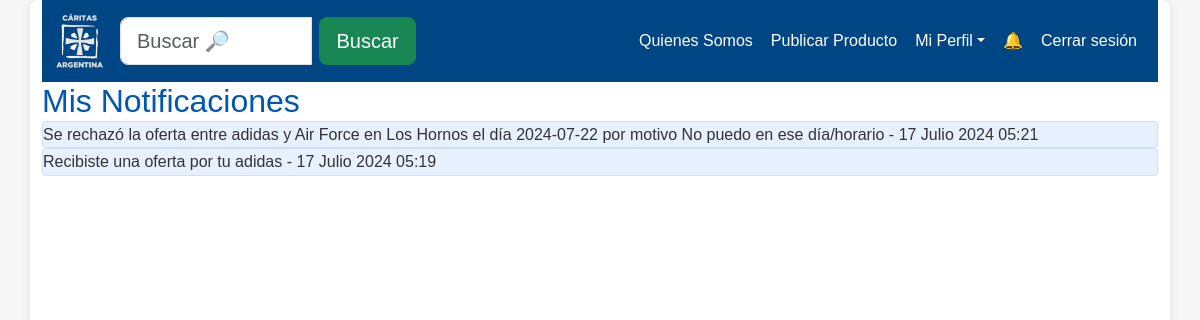
The app's page /notificaciones (signed in) with its own data.
### intercambios_caritas/models.py (models this page shows, shortened)
class Notificacion(models.Model):
    mensaje = models.TextField()
    dueño = models.ForeignKey(Usuario, on_delete=models.CASCADE)
    fecha = models.DateTimeField(default=timezone.now)
    leida = models.BooleanField(default=False)

### intercambios_caritas/views.py (the view)
# urls.py: path('notificaciones', views.listar_notificaciones, name='listar_notificaciones'),
@login_required
def listar_notificaciones(request):
    notificaciones = Notificacion.objects.filter(dueño=request.user).order_by('-fecha')
    context = {
        'notificaciones': notificaciones
    }
    return render(request, 'notificaciones/listar_notificaciones.html', context)

### intercambios_caritas/models.py (called while the page is built)
    def isAdmin(self):
        return self.rol.upper() == 'ADMINISTRADOR'

    def isModerador(self):
        return self.rol.upper() == 'MODERADOR'

### templates/notificaciones/listar_notificaciones.html (shortened to what this page needs)
{% extends 'layouts/base.html' %}
{% block content %}
{% include 'layouts/navbar.html' %}
    <h2>Mis Notificaciones</h2>
    <ul>
        {% for notificacion in notificaciones %}
            <li {% if notificacion.leida %}class="leida"{% endif %}>
                {{ notificacion.mensaje }} - {{ notificacion.fecha }}
            </li>
        {% empty %}
            <li>No tienes notificaciones.</li>
        {% endfor %}
    </ul>
{% endblock %}

### static/styles/custom.css (style rules this page uses)
* { margin: 0; padding: 0; box-sizing: border-box; }
html { scroll-behavior: smooth; }
body { font-family: 'Arial', sans-serif; line-height: 1.6; background-color: #f7f7f7; color: #333; }
h1, h2, h3, h4, h5, h6 { margin-bottom: 0; color: #0056b3; }
ul { list-style: none; margin: 0; padding: 0; }
ul li { background: #e6f0ff; margin: 0; padding: 0; border-radius: 4px; border: 1px solid #d0e0f7; }

### records on screen
Notificacion: mensaje "Se rechazó la oferta entre adidas y Air Force en Los Hornos el día 2024-07-22 por motivo No puedo en ese día/horario", fecha "17 Julio 2024 05:21"
Notificacion: mensaje "Recibiste una oferta por tu adidas", fecha "17 Julio 2024 05:19"
